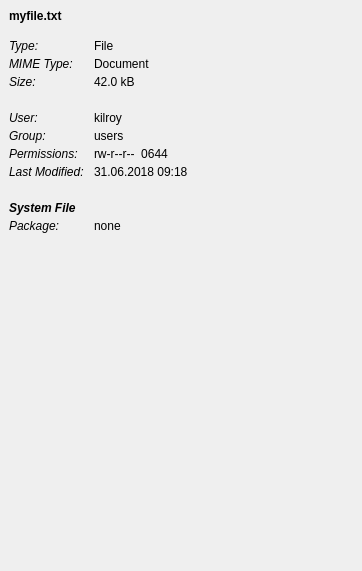
<?xml version="1.0" encoding="UTF-8"?>
<ui version="4.0">
 <class>FileDetailsView</class>
 <widget class="QStackedWidget" name="FileDetailsView">
  <property name="geometry">
   <rect>
    <x>0</x>
    <y>0</y>
    <width>362</width>
    <height>571</height>
   </rect>
  </property>
  <property name="windowTitle">
   <string>Details</string>
  </property>
  <property name="currentIndex">
   <number>0</number>
  </property>
  <widget class="QWidget" name="fileDetailsPage">
   <layout class="QHBoxLayout" name="fileDetailsHBox">
    <property name="spacing">
     <number>0</number>
    </property>
    <item>
     <layout class="QVBoxLayout" name="filePageVBox">
      <property name="spacing">
       <number>4</number>
      </property>
      <item>
       <widget class="QLabel" name="fileNameLabel">
        <property name="font">
         <font>
          <weight>75</weight>
          <bold>true</bold>
         </font>
        </property>
        <property name="text">
         <string>myfile.txt</string>
        </property>
       </widget>
      </item>
      <item>
       <spacer name="fileTopSpacer">
        <property name="orientation">
         <enum>Qt::Vertical</enum>
        </property>
        <property name="sizeType">
         <enum>QSizePolicy::Fixed</enum>
        </property>
        <property name="sizeHint" stdset="0">
         <size>
          <width>20</width>
          <height>12</height>
         </size>
        </property>
       </spacer>
      </item>
      <item>
       <layout class="QGridLayout" name="fileGridLayout" columnstretch="0,1">
        <property name="horizontalSpacing">
         <number>10</number>
        </property>
        <item row="1" column="0">
         <widget class="QLabel" name="fileMimeTypeCaption">
          <property name="font">
           <font>
            <italic>true</italic>
           </font>
          </property>
          <property name="text">
           <string>MIME Type:</string>
          </property>
         </widget>
        </item>
        <item row="0" column="1">
         <widget class="QLabel" name="fileTypeLabel">
          <property name="text">
           <string>File</string>
          </property>
         </widget>
        </item>
        <item row="1" column="1">
         <widget class="QLabel" name="fileMimeTypeLabel">
          <property name="text">
           <string>Document</string>
          </property>
         </widget>
        </item>
        <item row="2" column="1">
         <widget class="QLabel" name="fileSizeLabel">
          <property name="text">
           <string>42.0 kB</string>
          </property>
         </widget>
        </item>
        <item row="2" column="0">
         <widget class="QLabel" name="fileSizeCaption">
          <property name="font">
           <font>
            <italic>true</italic>
           </font>
          </property>
          <property name="text">
           <string>Size:</string>
          </property>
         </widget>
        </item>
        <item row="0" column="0">
         <widget class="QLabel" name="fileTypeCaption">
          <property name="font">
           <font>
            <italic>true</italic>
           </font>
          </property>
          <property name="text">
           <string>Type:</string>
          </property>
         </widget>
        </item>
        <item row="3" column="0">
         <widget class="QLabel" name="fileSpacerCaption1">
          <property name="text">
           <string/>
          </property>
         </widget>
        </item>
        <item row="6" column="0">
         <widget class="QLabel" name="filePermissionsCaption">
          <property name="font">
           <font>
            <italic>true</italic>
           </font>
          </property>
          <property name="text">
           <string>Permissions:</string>
          </property>
         </widget>
        </item>
        <item row="6" column="1">
         <widget class="QLabel" name="filePermissionsLabel">
          <property name="text">
           <string>rw-r--r--  0644</string>
          </property>
         </widget>
        </item>
        <item row="7" column="0">
         <widget class="QLabel" name="fileMTimeCaption">
          <property name="font">
           <font>
            <italic>true</italic>
           </font>
          </property>
          <property name="text">
           <string>Last Modified:</string>
          </property>
         </widget>
        </item>
        <item row="7" column="1">
         <widget class="QLabel" name="fileMTimeLabel">
          <property name="text">
           <string>31.06.2018 09:18</string>
          </property>
         </widget>
        </item>
        <item row="4" column="0">
         <widget class="QLabel" name="fileUserCaption">
          <property name="font">
           <font>
            <italic>true</italic>
           </font>
          </property>
          <property name="text">
           <string>User:</string>
          </property>
         </widget>
        </item>
        <item row="4" column="1">
         <widget class="QLabel" name="fileUserLabel">
          <property name="text">
           <string>kilroy</string>
          </property>
         </widget>
        </item>
        <item row="5" column="0">
         <widget class="QLabel" name="fileGroupCaption">
          <property name="font">
           <font>
            <italic>true</italic>
           </font>
          </property>
          <property name="text">
           <string>Group:</string>
          </property>
         </widget>
        </item>
        <item row="5" column="1">
         <widget class="QLabel" name="fileGroupLabel">
          <property name="text">
           <string>users</string>
          </property>
         </widget>
        </item>
        <item row="8" column="0">
         <widget class="QLabel" name="fileSpacerCaption2">
          <property name="text">
           <string/>
          </property>
         </widget>
        </item>
        <item row="10" column="0">
         <widget class="QLabel" name="filePackageCaption">
          <property name="font">
           <font>
            <italic>true</italic>
           </font>
          </property>
          <property name="text">
           <string>Package:</string>
          </property>
         </widget>
        </item>
        <item row="10" column="1">
         <widget class="QLabel" name="filePackageLabel">
          <property name="text">
           <string>none</string>
          </property>
         </widget>
        </item>
        <item row="9" column="0">
         <widget class="QLabel" name="fileSystemFileWarningCaption">
          <property name="font">
           <font>
            <weight>75</weight>
            <italic>true</italic>
            <bold>true</bold>
           </font>
          </property>
          <property name="text">
           <string>System File</string>
          </property>
         </widget>
        </item>
       </layout>
      </item>
      <item>
       <spacer name="fileBottomStretch">
        <property name="orientation">
         <enum>Qt::Vertical</enum>
        </property>
        <property name="sizeHint" stdset="0">
         <size>
          <width>20</width>
          <height>20</height>
         </size>
        </property>
       </spacer>
      </item>
     </layout>
    </item>
    <item>
     <spacer name="fileRightStretch">
      <property name="orientation">
       <enum>Qt::Horizontal</enum>
      </property>
      <property name="sizeHint" stdset="0">
       <size>
        <width>76</width>
        <height>20</height>
       </size>
      </property>
     </spacer>
    </item>
   </layout>
  </widget>
  <widget class="QWidget" name="dirDetailsPage">
   <layout class="QHBoxLayout" name="dirDetailsHBox">
    <property name="spacing">
     <number>0</number>
    </property>
    <item>
     <layout class="QVBoxLayout" name="dirPageVBox">
      <property name="spacing">
       <number>4</number>
      </property>
      <item>
       <widget class="QLabel" name="dirNameLabel">
        <property name="font">
         <font>
          <weight>75</weight>
          <bold>true</bold>
         </font>
        </property>
        <property name="text">
         <string>doc/</string>
        </property>
       </widget>
      </item>
      <item>
       <spacer name="dirTopSpacer">
        <property name="orientation">
         <enum>Qt::Vertical</enum>
        </property>
        <property name="sizeType">
         <enum>QSizePolicy::Fixed</enum>
        </property>
        <property name="sizeHint" stdset="0">
         <size>
          <width>20</width>
          <height>13</height>
         </size>
        </property>
       </spacer>
      </item>
      <item>
       <layout class="QGridLayout" name="dirGridLayout" columnstretch="0,1">
        <property name="horizontalSpacing">
         <number>10</number>
        </property>
        <item row="2" column="0">
         <widget class="QLabel" name="dirTotalSizeCaption">
          <property name="font">
           <font>
            <italic>true</italic>
           </font>
          </property>
          <property name="text">
           <string>Total Size:</string>
          </property>
         </widget>
        </item>
        <item row="8" column="1">
         <widget class="QLabel" name="dirOwnSizeLabel">
          <property name="text">
           <string>4.0 kiB</string>
          </property>
         </widget>
        </item>
        <item row="3" column="1">
         <widget class="QLabel" name="dirItemCountLabel">
          <property name="text">
           <string>17</string>
          </property>
         </widget>
        </item>
        <item row="4" column="0">
         <widget class="QLabel" name="dirFileCountCaption">
          <property name="font">
           <font>
            <italic>true</italic>
           </font>
          </property>
          <property name="text">
           <string>Files:</string>
          </property>
         </widget>
        </item>
        <item row="4" column="1">
         <widget class="QLabel" name="dirFileCountLabel">
          <property name="text">
           <string>15</string>
          </property>
         </widget>
        </item>
        <item row="5" column="0">
         <widget class="QLabel" name="dirSubDirCountCaption">
          <property name="font">
           <font>
            <italic>true</italic>
           </font>
          </property>
          <property name="text">
           <string>Subdirs:</string>
          </property>
         </widget>
        </item>
        <item row="5" column="1">
         <widget class="QLabel" name="dirSubDirCountLabel">
          <property name="text">
           <string>2</string>
          </property>
         </widget>
        </item>
        <item row="6" column="0">
         <widget class="QLabel" name="dirLatestMTimeCaption">
          <property name="font">
           <font>
            <italic>true</italic>
           </font>
          </property>
          <property name="text">
           <string>Latest MTime:</string>
          </property>
         </widget>
        </item>
        <item row="6" column="1">
         <widget class="QLabel" name="dirLatestMTimeLabel">
          <property name="text">
           <string>31.06.2018 09:18</string>
          </property>
         </widget>
        </item>
        <item row="0" column="1">
         <widget class="QLabel" name="dirTypeLabel">
          <property name="text">
           <string>Directory</string>
          </property>
         </widget>
        </item>
        <item row="9" column="1">
         <widget class="QLabel" name="dirUserLabel">
          <property name="text">
           <string>kilroy</string>
          </property>
         </widget>
        </item>
        <item row="10" column="0">
         <widget class="QLabel" name="dirGroupCaption">
          <property name="font">
           <font>
            <italic>true</italic>
           </font>
          </property>
          <property name="text">
           <string>Group:</string>
          </property>
         </widget>
        </item>
        <item row="10" column="1">
         <widget class="QLabel" name="dirGroupLabel">
          <property name="text">
           <string>users</string>
          </property>
         </widget>
        </item>
        <item row="11" column="0">
         <widget class="QLabel" name="dirPermissionsCaption">
          <property name="font">
           <font>
            <italic>true</italic>
           </font>
          </property>
          <property name="text">
           <string>Permissions:</string>
          </property>
         </widget>
        </item>
        <item row="11" column="1">
         <widget class="QLabel" name="dirPermissionsLabel">
          <property name="text">
           <string>rwxr-xr-x  0755</string>
          </property>
         </widget>
        </item>
        <item row="12" column="0">
         <widget class="QLabel" name="dirMTimeCaption">
          <property name="font">
           <font>
            <italic>true</italic>
           </font>
          </property>
          <property name="text">
           <string>Last Modified:</string>
          </property>
         </widget>
        </item>
        <item row="12" column="1">
         <widget class="QLabel" name="dirMTimeLabel">
          <property name="text">
           <string>31.06.2018 09:18</string>
          </property>
         </widget>
        </item>
        <item row="7" column="0">
         <widget class="QLabel" name="dirDirectoryHeading">
          <property name="font">
           <font>
            <weight>75</weight>
            <italic>true</italic>
            <bold>true</bold>
           </font>
          </property>
          <property name="text">
           <string>
Directory</string>
          </property>
         </widget>
        </item>
        <item row="8" column="0">
         <widget class="QLabel" name="dirOwnSizeCaption">
          <property name="font">
           <font>
            <italic>true</italic>
           </font>
          </property>
          <property name="text">
           <string>Own Size:</string>
          </property>
         </widget>
        </item>
        <item row="9" column="0">
         <widget class="QLabel" name="dirUserCaption">
          <property name="font">
           <font>
            <italic>true</italic>
           </font>
          </property>
          <property name="text">
           <string>User:</string>
          </property>
         </widget>
        </item>
        <item row="0" column="0">
         <widget class="QLabel" name="dirTypeCaption">
          <property name="font">
           <font>
            <italic>true</italic>
           </font>
          </property>
          <property name="text">
           <string>Type:</string>
          </property>
         </widget>
        </item>
        <item row="1" column="0">
         <widget class="QLabel" name="dirSubTreeHeading">
          <property name="font">
           <font>
            <weight>75</weight>
            <italic>true</italic>
            <bold>true</bold>
           </font>
          </property>
          <property name="text">
           <string>
Subtree</string>
          </property>
         </widget>
        </item>
        <item row="2" column="1">
         <widget class="QLabel" name="dirTotalSizeLabel">
          <property name="text">
           <string>512.0 MiB</string>
          </property>
         </widget>
        </item>
        <item row="3" column="0">
         <widget class="QLabel" name="dirItemCountCaption">
          <property name="font">
           <font>
            <italic>true</italic>
           </font>
          </property>
          <property name="text">
           <string>Items:</string>
          </property>
         </widget>
        </item>
       </layout>
      </item>
      <item>
       <spacer name="dirBottomStretch">
        <property name="orientation">
         <enum>Qt::Vertical</enum>
        </property>
        <property name="sizeHint" stdset="0">
         <size>
          <width>20</width>
          <height>74</height>
         </size>
        </property>
       </spacer>
      </item>
     </layout>
    </item>
    <item>
     <spacer name="dirRightStretch">
      <property name="orientation">
       <enum>Qt::Horizontal</enum>
      </property>
      <property name="sizeHint" stdset="0">
       <size>
        <width>1</width>
        <height>20</height>
       </size>
      </property>
     </spacer>
    </item>
   </layout>
  </widget>
  <widget class="QWidget" name="selectionSummaryPage">
   <layout class="QHBoxLayout" name="selPageHBox">
    <item>
     <layout class="QVBoxLayout" name="selPageVBox">
      <item>
       <widget class="QLabel" name="selHeading">
        <property name="font">
         <font>
          <weight>75</weight>
          <italic>true</italic>
          <bold>true</bold>
         </font>
        </property>
        <property name="text">
         <string>Selected Items</string>
        </property>
       </widget>
      </item>
      <item>
       <spacer name="selTopSpacer">
        <property name="orientation">
         <enum>Qt::Vertical</enum>
        </property>
        <property name="sizeType">
         <enum>QSizePolicy::Fixed</enum>
        </property>
        <property name="sizeHint" stdset="0">
         <size>
          <width>20</width>
          <height>20</height>
         </size>
        </property>
       </spacer>
      </item>
      <item>
       <layout class="QGridLayout" name="selGridLayout">
        <property name="horizontalSpacing">
         <number>10</number>
        </property>
        <property name="verticalSpacing">
         <number>8</number>
        </property>
        <item row="1" column="0">
         <widget class="QLabel" name="selFileCountCaption">
          <property name="font">
           <font>
            <italic>true</italic>
           </font>
          </property>
          <property name="text">
           <string>Files:</string>
          </property>
         </widget>
        </item>
        <item row="1" column="1">
         <widget class="QLabel" name="selFileCountLabel">
          <property name="text">
           <string>7</string>
          </property>
         </widget>
        </item>
        <item row="2" column="1">
         <widget class="QLabel" name="selDirCountLabel">
          <property name="text">
           <string>2</string>
          </property>
         </widget>
        </item>
        <item row="0" column="0">
         <widget class="QLabel" name="selTotalSizeCaption">
          <property name="font">
           <font>
            <italic>true</italic>
           </font>
          </property>
          <property name="text">
           <string>Total Size:</string>
          </property>
         </widget>
        </item>
        <item row="0" column="1">
         <widget class="QLabel" name="selTotalSizeLabel">
          <property name="text">
           <string>512.0 MB</string>
          </property>
         </widget>
        </item>
        <item row="2" column="0">
         <widget class="QLabel" name="selDirCountCaption">
          <property name="font">
           <font>
            <italic>true</italic>
           </font>
          </property>
          <property name="text">
           <string>Directories:</string>
          </property>
         </widget>
        </item>
        <item row="3" column="0">
         <widget class="QLabel" name="selSubtreeFileCountCaption">
          <property name="font">
           <font>
            <italic>true</italic>
           </font>
          </property>
          <property name="text">
           <string>Files in Subtrees:</string>
          </property>
         </widget>
        </item>
        <item row="3" column="1">
         <widget class="QLabel" name="selSubtreeFileCountLabel">
          <property name="text">
           <string>84</string>
          </property>
         </widget>
        </item>
       </layout>
      </item>
      <item>
       <spacer name="selBottomStretch">
        <property name="orientation">
         <enum>Qt::Vertical</enum>
        </property>
        <property name="sizeHint" stdset="0">
         <size>
          <width>20</width>
          <height>40</height>
         </size>
        </property>
       </spacer>
      </item>
     </layout>
    </item>
    <item>
     <spacer name="selRightStretch">
      <property name="orientation">
       <enum>Qt::Horizontal</enum>
      </property>
      <property name="sizeHint" stdset="0">
       <size>
        <width>31</width>
        <height>20</height>
       </size>
      </property>
     </spacer>
    </item>
   </layout>
  </widget>
  <widget class="QWidget" name="emptyPage">
   <layout class="QHBoxLayout" name="horizontalLayout">
    <item>
     <spacer name="dummySpacer">
      <property name="orientation">
       <enum>Qt::Vertical</enum>
      </property>
      <property name="sizeHint" stdset="0">
       <size>
        <width>20</width>
        <height>406</height>
       </size>
      </property>
     </spacer>
    </item>
   </layout>
  </widget>
 </widget>
 <resources/>
 <connections/>
</ui>
